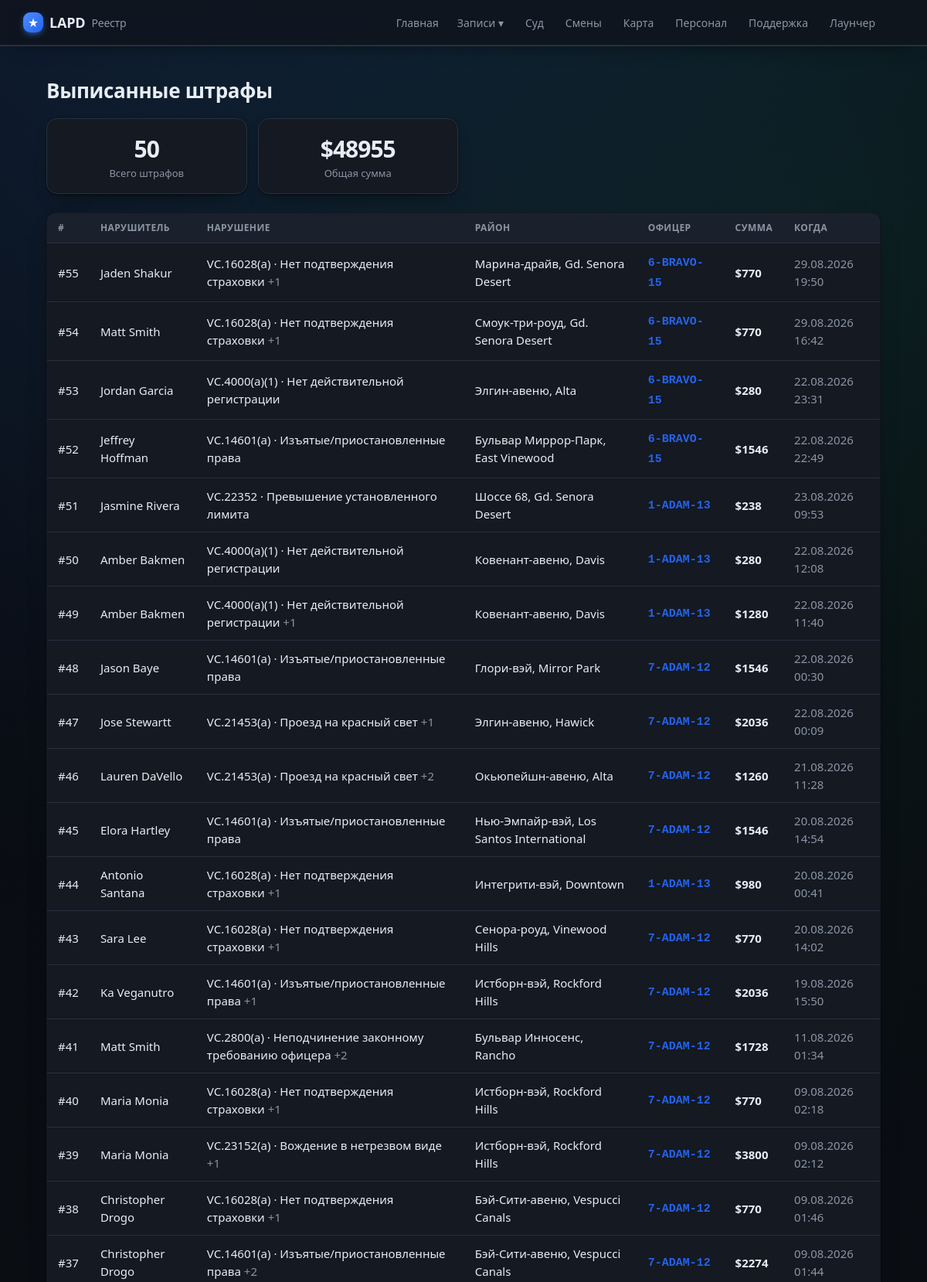
Page /citations (upper part) on the committed database.
### tables this page shows
CREATE TABLE citations (
                id INTEGER PRIMARY KEY AUTOINCREMENT,
                external_id TEXT UNIQUE,
                officer_id INTEGER,
                subject_name TEXT,
                issued_at TEXT,
                location TEXT,
                charges TEXT,
                fine INTEGER DEFAULT 0,
                notes TEXT
            );

CREATE TABLE officers (
                id INTEGER PRIMARY KEY AUTOINCREMENT,
                callsign TEXT UNIQUE NOT NULL,
                name TEXT
            , current_status TEXT, status_since TEXT, rank TEXT, department TEXT, discord TEXT, is_admin INTEGER);

### app/main.py (the view)
@app.route("/citations")
def citations():
    return render_template("citations.html", citations=db.list_citations(300),
                           summary=db.citations_summary())

### app/db.py (called while the page is built)
def fmt_dt(iso):
    try:
        dt = datetime.datetime.fromisoformat(iso)
        return dt.strftime("%d.%m.%Y %H:%M")
    except Exception:
        return iso or "—"

@contextmanager
def get_conn():
    conn = sqlite3.connect(config.DB_PATH)
    conn.row_factory = sqlite3.Row
    try:
        yield conn
        conn.commit()
    finally:
        conn.close()

def _jsonlist(val):
    if not val:
        return []
    try:
        return json.loads(val)
    except Exception:
        return [x.strip() for x in str(val).split(",") if x.strip()]

def _replace_mojibake_pairs(s):
    for bad, good in sorted(_MOJI_TO_CYR.items(), key=lambda x: len(x[0]), reverse=True):
        s = s.replace(bad, good)
    return s

def _fix_rooms(s):
    return re.sub(r"(\d)([А-Я])", lambda m: m.group(1) + _CYR2LAT.get(m.group(2), m.group(2)), s)

def _cp1251_bytes(s):
    out = bytearray()
    for ch in s:
        try:
            out += ch.encode("cp1251")
        except UnicodeEncodeError:
            code = ord(ch)
            if code < 256:
                out.append(code)
            else:
                raise
    return bytes(out)

def _fix_mojibake(s):
    if not s or not isinstance(s, str):
        return s
    try:
        fixed = _cp1251_bytes(s).decode("utf-8")
    except (UnicodeEncodeError, UnicodeDecodeError, ValueError):
        fixed = s
    else:
        return fixed if re.search(r"[А-Яа-яЁё]", fixed) else s
    def repl(m):
        chunk = m.group(0)
        if not re.search(r"[ЉЊЂЃІЌљњђѓіќ№°]", chunk):
            return chunk
        try:
            return chunk.encode("cp1251").decode("utf-8")
        except (UnicodeEncodeError, UnicodeDecodeError):
            return chunk
    return _replace_mojibake_pairs(re.sub(r"[\u0400-\u04ff\u00a0\u2116°-]+", repl, s))

def _row_to_citation(r):
    d = dict(r)
    d["charges"] = [localize(x) for x in _jsonlist(r["charges"])]
    d["issued_fmt"] = fmt_dt(r["issued_at"]) if r["issued_at"] else "—"
    return d

def list_citations(limit=200, officer_id=None):
    q = """SELECT citations.*, officers.callsign, officers.name AS officer_name
           FROM citations LEFT JOIN officers ON officers.id = citations.officer_id"""
    params = []
    if officer_id:
        q += " WHERE citations.officer_id=?"; params.append(officer_id)
    q += " ORDER BY citations.id DESC LIMIT ?"; params.append(limit)
    with get_conn() as c:
        return [_row_to_citation(r) for r in c.execute(q, params).fetchall()]

### app/templates/citations.html (shortened to what this page needs)
{% extends "base.html" %}
{% block content %}
<h1>Выписанные штрафы</h1>
<section class="stats">
  <div class="stat"><div class="num">{{ summary.count }}</div><div class="lbl">Всего штрафов</div></div>
  <div class="stat"><div class="num">${{ summary.total_fine }}</div><div class="lbl">Общая сумма</div></div>
</section>
{% if citations %}
<table class="tbl">
  <thead><tr><th>#</th><th>Нарушитель</th><th>Нарушение</th><th>Район</th><th>Офицер</th><th>Сумма</th><th>Когда</th></tr></thead>
  <tbody>
  {% for c in citations %}
    <tr onclick="location='{{ url_for('citation_view', cid=c.id) }}'">
      <td><a class="row-link" href="{{ url_for('citation_view', cid=c.id) }}" onclick="event.stopPropagation()">#{{ c.id }}</a></td>
      <td><a class="row-link" href="{{ url_for('file_view', name=c.subject_name) }}" onclick="event.stopPropagation()">{{ c.subject_name }}</a></td>
      <td>{% if c.charges %}{{ c.charges[0] }}{% if c.charges|length > 1 %}
            <span class="muted">+{{ c.charges|length - 1 }}</span>{% endif %}{% else %}—{% endif %}</td>
      <td>{{ c.location or '—' }}</td>
      <td>{% if c.callsign %}<a class="cs" href="{{ url_for('officer_view', callsign=c.callsign) }}" onclick="event.stopPropagation()">{{ c.callsign }}</a>{% else %}—{% endif %}</td>
      <td><b>${{ c.fine }}</b></td>
      <td class="muted">{{ c.issued_fmt }}</td>
    </tr>
  {% endfor %}
  </tbody>
</table>
{% else %}
  <p class="empty">Штрафов пока нет<span class="empty-sub">Появятся после игры.</span></p>
{% endif %}
{% endblock %}

### app/static/style.css (style rules this page uses)
:root { --bg:#0a0d12; --surface:#141922; --surface2:#1b212c; --border:#28313d; --text:#e7edf4; --muted:#8b95a4; --accent:#3b82f6; --accent2:#2563eb; --wanted:#ef4444; --ok:#22c55e; --gold:#eab308; --shadow:0 1px 2px rgba(0,0,0,.5), 0 12px 28px -16px rgba(0,0,0,.7); --radius:14px; }
* { box-sizing:border-box }
body { margin:0;background:var(--bg);color:var(--text); font-family:system-ui,-apple-system,"Segoe UI",Roboto,sans-serif;font-size:15px;line-height:1.5 }
a { color:inherit;text-decoration:none }
h1 { font-size:24px;margin:.2em 0 .6em }
.stats { display:grid;grid-template-columns:repeat(4,1fr);gap:14px;margin-bottom:24px }
.stat { background:var(--surface);border:1px solid var(--border);border-radius:12px;padding:16px;text-align:center }
.stat .num { font-size:30px;font-weight:700 }
.stat .lbl { color:var(--muted);font-size:13px }
.tbl { width:100%;border-collapse:collapse;background:var(--surface);border:1px solid var(--border);border-radius:12px;overflow:hidden }
.tbl th { text-align:left;font-size:12px;text-transform:uppercase;letter-spacing:.4px;color:var(--muted); padding:10px 14px;border-bottom:1px solid var(--border) }
.tbl td { padding:11px 14px;border-bottom:1px solid var(--border) }
.tbl tbody tr { cursor:pointer;transition:background .12s }
.row-link { color:var(--text);text-decoration:none }
.cs { font-family:ui-monospace,Consolas,monospace;color:var(--gold);font-weight:600 }
.muted { color:var(--muted) }
body { font-size:15px;-webkit-font-smoothing:antialiased;text-rendering:optimizeLegibility }
h1 { font-size:26px;font-weight:700;letter-spacing:-.3px }
.card,.stat,.tbl,.staff-row,.court-row,.officer-card,.district,.faq p,.dutylog li,.pen,.metric { box-shadow:var(--shadow) }
.card,.stat,.officer-card { border-radius:var(--radius) }
.stat { transition:transform .15s,border-color .15s }
.stat .num { letter-spacing:-1px }
main a.cs,main a[href]:not(.btn):not(.chip):not(.tag):hover { color:var(--accent2) }
.tbl th { background:var(--surface2) }
.tbl td { padding:12px 14px }
body { background: radial-gradient(circle at 20% -10%,rgba(59,130,246,.18),transparent 34%), radial-gradient(circle at 90% 8%,rgba(34,197,94,.08),transparent 30%), linear-gradient(180deg,#070b11 0%,#0a0d12 42%,#080b10 100%); }

### rows in the picture
citations: id "55", subject_name "Jaden Shakur", charges "VC.16028(a) · Нет подтверждения страховки", charges|length "1", location "Марина-драйв, Gd. Senora Desert", callsign "6-BRAVO-15", fine "770", issued_fmt "29.08.2026 19:50"
citations: id "54", subject_name "Matt Smith", charges "VC.16028(a) · Нет подтверждения страховки", charges|length "1", location "Смоук-три-роуд, Gd. Senora Desert", callsign "6-BRAVO-15", fine "770", issued_fmt "29.08.2026 16:42"
citations: id "53", subject_name "Jordan Garcia", charges "VC.4000(a)(1) · Нет действительной регистрации", location "Элгин-авеню, Alta", callsign "6-BRAVO-15", fine "280", issued_fmt "22.08.2026 23:31"
citations: id "52", subject_name "Jeffrey Hoffman", charges "VC.14601(a) · Изъятые/приостановленные права", location "Бульвар Миррор-Парк, East Vinewood", callsign "6-BRAVO-15", fine "1546", issued_fmt "22.08.2026 22:49"
citations: id "51", subject_name "Jasmine Rivera", charges "VC.22352 · Превышение установленного лимита", location "Шоссе 68, Gd. Senora Desert", callsign "1-ADAM-13", fine "238", issued_fmt "23.08.2026 09:53"
citations: id "50", subject_name "Amber Bakmen", charges "VC.4000(a)(1) · Нет действительной регистрации", location "Ковенант-авеню, Davis", callsign "1-ADAM-13", fine "280", issued_fmt "22.08.2026 12:08"
citations: id "49", subject_name "Amber Bakmen", charges "VC.4000(a)(1) · Нет действительной регистрации", charges|length "1", location "Ковенант-авеню, Davis", callsign "1-ADAM-13", fine "1280", issued_fmt "22.08.2026 11:40"
citations: id "48", subject_name "Jason Baye", charges "VC.14601(a) · Изъятые/приостановленные права", location "Глори-вэй, Mirror Park", callsign "7-ADAM-12", fine "1546", issued_fmt "22.08.2026 00:30"
citations: id "47", subject_name "Jose Stewartt", charges "VC.21453(a) · Проезд на красный свет", charges|length "1", location "Элгин-авеню, Hawick", callsign "7-ADAM-12", fine "2036", issued_fmt "22.08.2026 00:09"
citations: id "46", subject_name "Lauren DaVello", charges "VC.21453(a) · Проезд на красный свет", charges|length "2", location "Окьюпейшн-авеню, Alta", callsign "7-ADAM-12", fine "1260", issued_fmt "21.08.2026 11:28"
citations: id "45", subject_name "Elora Hartley", charges "VC.14601(a) · Изъятые/приостановленные права", location "Нью-Эмпайр-вэй, Los Santos International", callsign "7-ADAM-12", fine "1546", issued_fmt "20.08.2026 14:54"
citations: id "44", subject_name "Antonio Santana", charges "VC.16028(a) · Нет подтверждения страховки", charges|length "1", location "Интегрити-вэй, Downtown", callsign "1-ADAM-13", fine "980", issued_fmt "20.08.2026 00:41"
citations: id "43", subject_name "Sara Lee", charges "VC.16028(a) · Нет подтверждения страховки", charges|length "1", location "Сенора-роуд, Vinewood Hills", callsign "7-ADAM-12", fine "770", issued_fmt "20.08.2026 14:02"
citations: id "42", subject_name "Ka Veganutro", charges "VC.14601(a) · Изъятые/приостановленные права", charges|length "1", location "Истборн-вэй, Rockford Hills", callsign "7-ADAM-12", fine "2036", issued_fmt "19.08.2026 15:50"
citations: id "41", subject_name "Matt Smith", charges "VC.2800(a) · Неподчинение законному требованию офицера", charges|length "2", location "Бульвар Инносенс, Rancho", callsign "7-ADAM-12", fine "1728", issued_fmt "11.08.2026 01:34"
citations: id "40", subject_name "Maria Monia", charges "VC.16028(a) · Нет подтверждения страховки", charges|length "1", location "Истборн-вэй, Rockford Hills", callsign "7-ADAM-12", fine "770", issued_fmt "09.08.2026 02:18"
citations: id "39", subject_name "Maria Monia", charges "VC.23152(a) · Вождение в нетрезвом виде", charges|length "1", location "Истборн-вэй, Rockford Hills", callsign "7-ADAM-12", fine "3800", issued_fmt "09.08.2026 02:12"
citations: id "38", subject_name "Christopher Drogo", charges "VC.16028(a) · Нет подтверждения страховки", charges|length "1", location "Бэй-Сити-авеню, Vespucci Canals", callsign "7-ADAM-12", fine "770", issued_fmt "09.08.2026 01:46"
citations: id "37", subject_name "Christopher Drogo", charges "VC.14601(a) · Изъятые/приостановленные права", charges|length "2", location "Бэй-Сити-авеню, Vespucci Canals", callsign "7-ADAM-12", fine "2274", issued_fmt "09.08.2026 01:44"

### other values in the picture
{{ community }} "LAPD"
{{ summary.count }} "50"
{{ summary.total_fine }} "48955"
